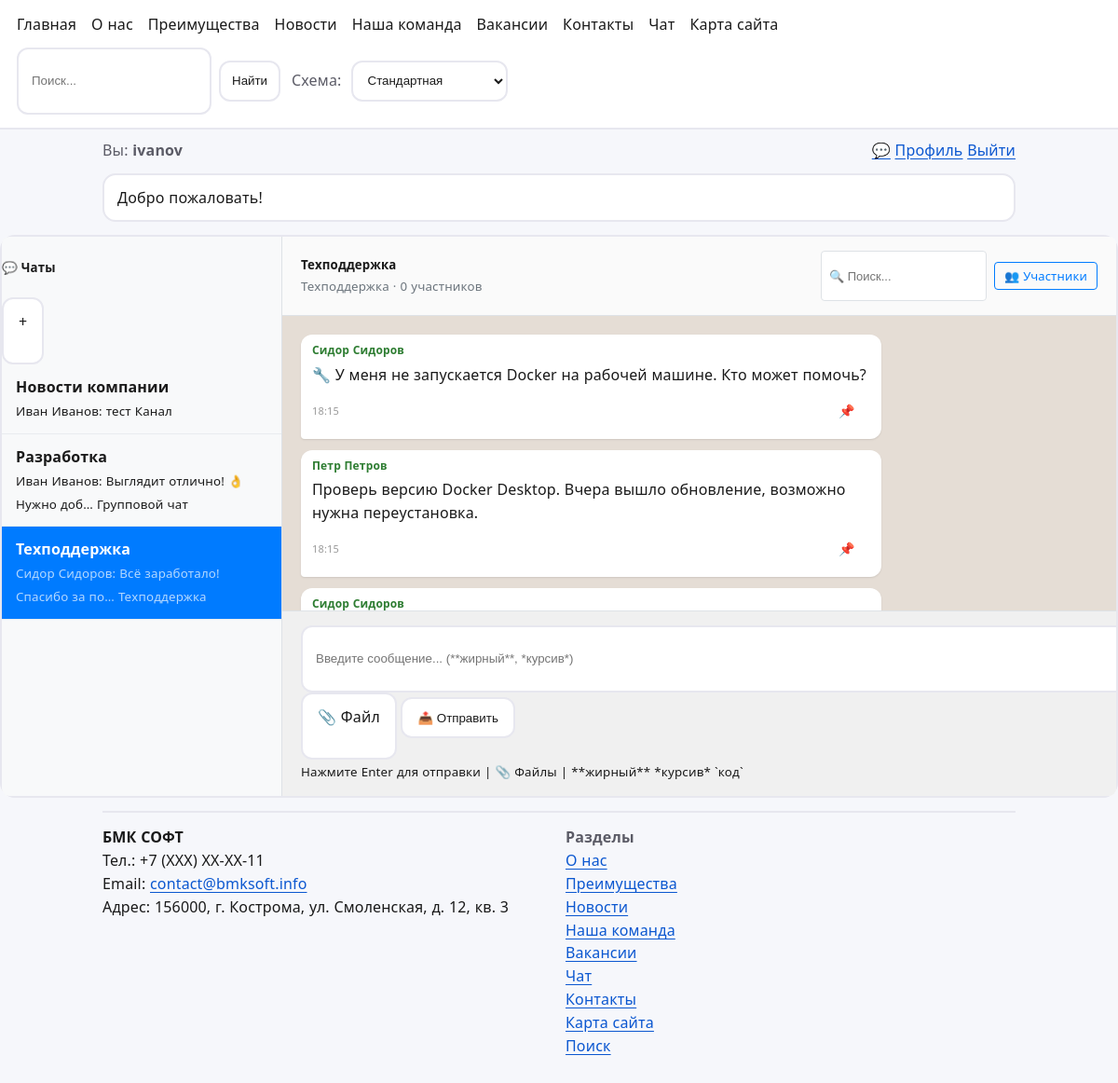
The page /messages/chats/?chat=3 (signed in) on the database as committed earlier.
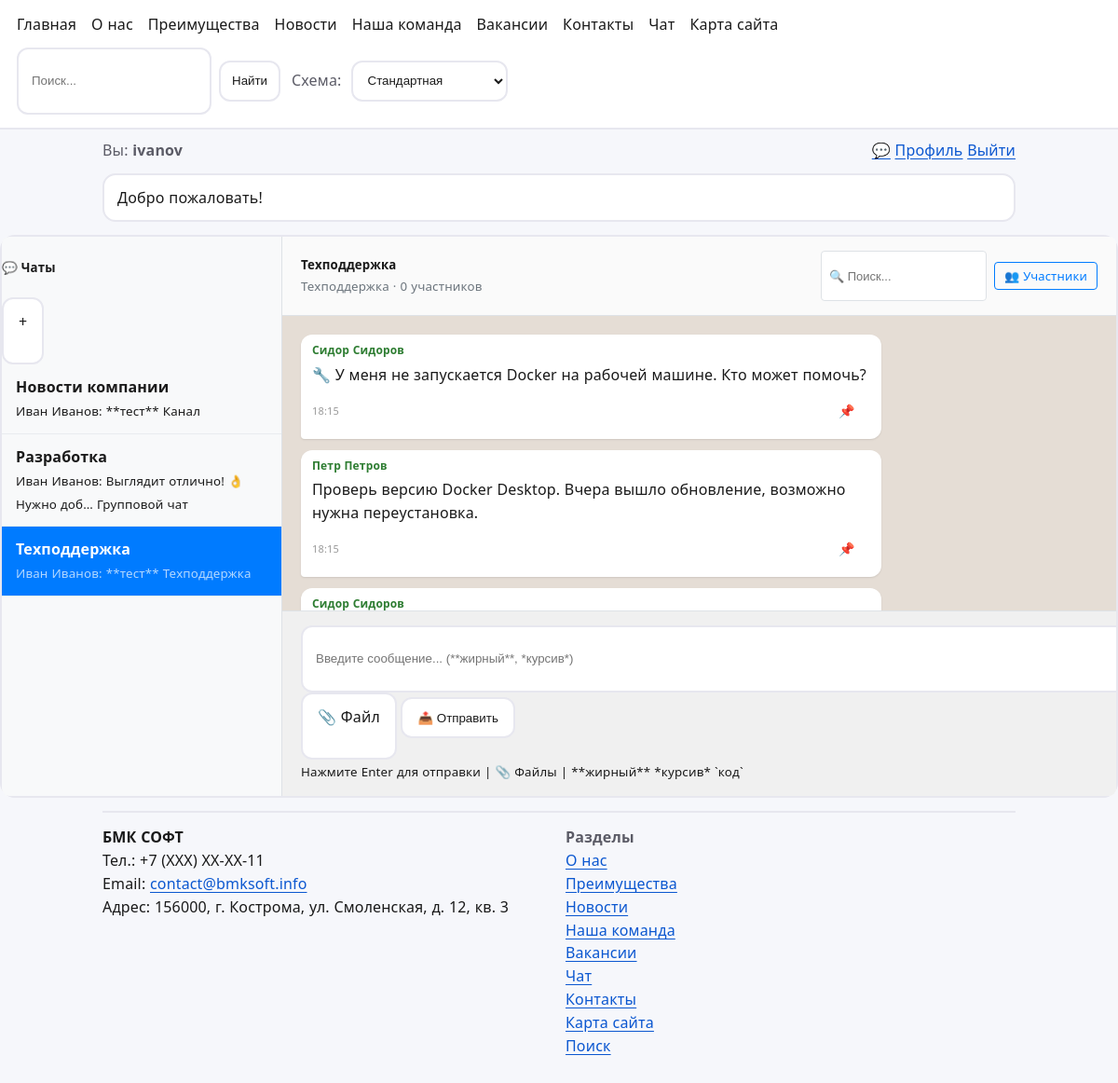
The same page on the database as committed later.
### messaging/models.py (models this page shows, shortened)
class ChatRoom(models.Model):
    class ChatType(models.TextChoices):
        PRIVATE = 'PRIVATE', 'Личная переписка'
        GROUP = 'GROUP', 'Групповой чат'
        CHANNEL = 'CHANNEL', 'Канал'
        SUPPORT = 'SUPPORT', 'Техподдержка'
    title = models.CharField('Название', max_length=200, blank=True, null=True)
    type = models.CharField(
        'Тип чата',
        max_length=20,
        choices=ChatType.choices,
        default=ChatType.GROUP
    )
    created_by = models.ForeignKey(
        User,
        on_delete=models.SET_NULL,
        null=True,
        related_name='created_chats',
        verbose_name='Создатель'
    )
    created_at = models.DateTimeField('Дата создания', auto_now_add=True)
    description = models.TextField('Описание', blank=True, null=True)
    avatar_url = models.TextField('Аватар (URL)', blank=True, null=True)
    is_archived = models.BooleanField('В архиве', default=False)
    last_message = models.ForeignKey(
        'ChatMessage',
        on_delete=models.SET_NULL,
        null=True,
        blank=True,
        related_name='+'
    )
    class Meta:
        verbose_name = 'Чат-комната'
        verbose_name_plural = 'Чат-комнаты'
        ordering = ['-created_at']

class ChatMessage(models.Model):
    chat = models.ForeignKey(
        ChatRoom,
        on_delete=models.CASCADE,
        related_name='messages',
        verbose_name='Чат'
    )
    sender = models.ForeignKey(
        User,
        on_delete=models.CASCADE,
        related_name='chat_messages',
        verbose_name='Отправитель'
    )
    content = models.TextField('Текст сообщения', blank=True)
    sent_at = models.DateTimeField('Время отправки', auto_now_add=True, db_index=True)
    is_edited = models.BooleanField('Отредактировано', default=False)
    edited_at = models.DateTimeField('Дата редактирования', null=True, blank=True)
    is_deleted = models.BooleanField('Удалено', default=False)
    reply_to = models.ForeignKey(
        'self',
        on_delete=models.SET_NULL,
        null=True,
        blank=True,
        related_name='replies',
        verbose_name='Ответ на'
    )
    read_by = models.ManyToManyField(
        User,
        related_name='read_chat_messages',
        blank=True,
        verbose_name='Прочитано'
    )
    class Meta:
        verbose_name = 'Сообщение чата'
        verbose_name_plural = 'Сообщения чатов'
        ordering = ['-sent_at']
        indexes = [
            models.Index(fields=['chat', 'sent_at']),
            models.Index(fields=['sender', 'sent_at']),
        ]

### messaging/views.py (the view)
# urls.py: path("chats/", views.chat_list, name="chat_list"),
@login_required
def chat_list(request):
    memberships = ChatMembership.objects.filter(
        user=request.user,
        left_at__isnull=True
    ).select_related('chat').order_by('chat__title')  # ← сортировка по алфавиту
    chats = []
    for m in memberships:
        chat = m.chat
        last_msg = chat.messages.filter(is_deleted=False).first()
        unread = chat.messages.exclude(read_by=request.user).count() if last_msg else 0
        chats.append({
            'chat': chat,
            'last_msg': last_msg,
            'unread': unread,
            'role': m.role_in_chat,
        })
    selected_chat = None
    chat_messages = []
    chat_id = request.GET.get('chat')
    if not chat_id and chats:
        selected_chat = chats[0]['chat']
        chat_id = selected_chat.id
    elif chat_id:
        try:
            selected_chat = ChatRoom.objects.get(
                id=chat_id,
                members__user=request.user,
                members__left_at__isnull=True
            )
        except ChatRoom.DoesNotExist:
            if chats:
                selected_chat = chats[0]['chat']
    if selected_chat:
        chat_messages = selected_chat.messages.filter(
            is_deleted=False
        ).select_related('sender').prefetch_related('attachments', 'read_by').order_by('sent_at')[:50]
        unread_msgs = selected_chat.messages.exclude(read_by=request.user)
        for msg in unread_msgs:
            msg.read_by.add(request.user)
        try:
            membership = ChatMembership.objects.get(user=request.user, chat=selected_chat)
            last_message = selected_chat.messages.first()
            if last_message:
                membership.last_read_message = last_message
                membership.save(update_fields=['last_read_message'])
        except ChatMembership.DoesNotExist:
            pass
        for msg in chat_messages:
            msg.content = format_message(msg.content)
    return render(request, 'messaging/chat_list.html', {
        'chats': chats,
        'selected_chat': selected_chat,
        'chat_messages': chat_messages,
    })

### core/context_processors.py (called while the page is built)
def site_settings(request):
    return {"banners": Banner.objects.filter(enabled=True)[:3], "contact_info": ContactInfo.objects.first()}

def breadcrumbs(request):
    return {'breadcrumbs': get_breadcrumbs(request)}

### messaging/markdown_utils.py (called while the page is built)
def format_message(text):
    if not text:
        return ''
    text = re.sub(r'\*\*(.+?)\*\*', r'<strong>\1</strong>', text)
    text = re.sub(r'\*(.+?)\*', r'<em>\1</em>', text)
    text = re.sub(r'`([^`]+)`', r'<code>\1</code>', text)
    def replace_mention(match):
        username = match.group(1)
        try:
            user = User.objects.get(username=username)
            name = user.get_full_name() or username
            return f'<span style="color:#007bff;font-weight:bold;">@{name}</span>'
        except User.DoesNotExist:
            return f'@{username}'
    text = re.sub(r'@(\w+)', replace_mention, text)
    text = text.replace('\n', '<br>')
    return text

### templates/messaging/chat_list.html (shortened to what the changed rows need)
{% extends 'messaging/chat_base.html' %}
{% block chat_sidebar %}
<div class="p-3">
    <div class="list-group">
        {% for item in chats %}
        <a href="?chat={{ item.chat.id }}"
           class="list-group-item list-group-item-action chat-list-item {% if selected_chat.id == item.chat.id %}active{% endif %}">
            <div class="d-flex justify-content-between align-items-start">
                <div class="w-100">
                    <div class="d-flex justify-content-between">
                        <strong>{{ item.chat.title }}</strong>
                    </div>
                    <small class="text-muted d-block text-truncate" style="max-width: 200px;">
                        {% if item.last_msg %}
                            {{ item.last_msg.sender.get_full_name|default:item.last_msg.sender.username }}:
                            {{ item.last_msg.content|truncatechars:30 }}
                        {% else %}
                            Нет сообщений
                        {% endif %}
                    </small>
                    <small class="text-muted">{{ item.chat.get_type_display }}</small>
                </div>
            </div>
        </a>
        {% empty %}
        <div class="text-center py-4">
            <p class="text-muted mb-3">У вас пока нет чатов</p>
            <a href="{% url 'messaging:create_chat' %}" class="btn btn-primary btn-sm">Создать первый чат</a>
        </div>
        {% endfor %}
    </div>
</div>
{% endblock %}
{% block chat_main %}
{% if selected_chat and chat_messages %}
    <div class="chat-header">
        <div style="display: flex; justify-content: space-between; align-items: center; flex-wrap: wrap; gap: 8px;">
            <div style="min-width: 0;">
                <h5 style="margin: 0; white-space: nowrap; overflow: hidden; text-overflow: ellipsis;">{{ selected_chat.title }}</h5>
                <small style="color: #6c757d; white-space: nowrap;">
                    {{ selected_chat.get_type_display }} · {{ memberships|length }} участников
                </small>
            </div>
            <div style="display: flex; align-items: center; gap: 8px; flex-shrink: 0;">
                <form action="{% url 'messaging:search_messages' selected_chat.id %}" method="GET" style="margin: 0;">
                    <input type="text" name="q"
                           placeholder="🔍 Поиск..."
                           value="{{ query|default:'' }}"
                           style="width: 160px; padding: 4px 8px; border: 1px solid #dee2e6; border-radius: 4px; font-size: 13px;">
                </form>
                <a href="{% url 'messaging:chat_members' selected_chat.id %}"
                   style="padding: 4px 10px; border: 1px solid #007bff; border-radius: 4px; color: #007bff; text-decoration: none; font-size: 13px; white-space: nowrap;">
                    👥 Участники
                </a>
            </div>
        </div>
    </div>
    <div class="messages-area" id="messagesArea">
        {% for msg in chat_messages %}
        <div class="message-bubble {% if msg.sender == request.user %}message-sent{% else %}message-received{% endif %}">
            {% if msg.sender != request.user %}
            <div class="message-sender">{{ msg.sender.get_full_name|default:msg.sender.username }}</div>
            {% endif %}
            <div class="message-content">{{ msg.content|safe }}</div>
            <div class="message-time" style="display: flex; justify-content: space-between; align-items: center;">
                <span>
                    {{ msg.sent_at|time:"H:i" }}
                </span>
                <button onclick="pinMessage({{ msg.id }})"
                        style="background: none; border: none; cursor: pointer; font-size: 14px; color: #6c757d;"
                        title="Закрепить сообщение">
                    📌
                </button>
            </div>
        </div>
        {% endfor %}
    </div>
    <div class="message-input-area">
        <form id="messageForm" method="POST"
              action="{% url 'messaging:send_chat_message' selected_chat.id %}"
              enctype="multipart/form-data">
            <div class="d-flex align-items-end gap-2">
                <div class="flex-grow-1">
                    <input type="text" name="content" class="form-control"
                           placeholder="Введите сообщение... (**жирный**, *курсив*)"
                           id="messageInput" autocomplete="off">
                </div>
                <label class="btn btn-outline-secondary mb-0" for="fileInput" title="Прикрепить файл" style="white-space: nowrap;">
                    📎 Файл
                </label>
                <button class="btn btn-success" type="submit" id="sendButton" style="white-space: nowrap;">
                    📤 Отправить
                </button>
            </div>
            <small class="text-muted">
                Нажмите Enter для отправки | 📎 Файлы | **жирный** *курсив* `код`
            </small>
        </form>
    </div>
{% endif %}
{% endblock %}

Rows that differ between the two databases and show on the page:
changed ChatRoom "Новости компании": last_msg.content "тест" → "**тест**"
changed ChatRoom "Техподдержка": last_msg.sender.get_full_name "Сидор Сидоров" → "Иван Иванов"; last_msg.content "Всё заработало! Спасибо за по…" → "**тест**"
